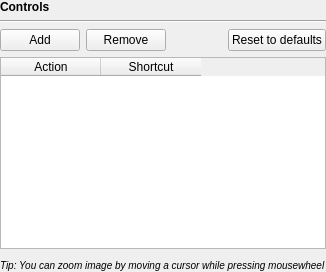
         <widget class="QWidget" name="Controls">
          <layout class="QVBoxLayout" name="verticalLayout_28">
           <property name="leftMargin">
            <number>0</number>
           </property>
           <property name="topMargin">
            <number>0</number>
           </property>
           <property name="rightMargin">
            <number>0</number>
           </property>
           <property name="bottomMargin">
            <number>0</number>
           </property>
           <item>
            <widget class="QLabel" name="title4">
             <property name="font">
              <font>
               <weight>75</weight>
               <bold>true</bold>
              </font>
             </property>
             <property name="text">
              <string>Controls</string>
             </property>
            </widget>
           </item>
           <item>
            <widget class="Line" name="line_10">
             <property name="orientation">
              <enum>Qt::Horizontal</enum>
             </property>
            </widget>
           </item>
           <item>
            <layout class="QHBoxLayout" name="horizontalLayout_2">
             <item>
              <widget class="QPushButton" name="pushButton_2">
               <property name="sizePolicy">
                <sizepolicy hsizetype="Minimum" vsizetype="Minimum">
                 <horstretch>0</horstretch>
                 <verstretch>0</verstretch>
                </sizepolicy>
               </property>
               <property name="minimumSize">
                <size>
                 <width>0</width>
                 <height>0</height>
                </size>
               </property>
               <property name="text">
                <string>Add</string>
               </property>
              </widget>
             </item>
             <item>
              <widget class="QPushButton" name="pushButton_4">
               <property name="sizePolicy">
                <sizepolicy hsizetype="Minimum" vsizetype="Minimum">
                 <horstretch>0</horstretch>
                 <verstretch>0</verstretch>
                </sizepolicy>
               </property>
               <property name="minimumSize">
                <size>
                 <width>0</width>
                 <height>0</height>
                </size>
               </property>
               <property name="text">
                <string>Remove</string>
               </property>
              </widget>
             </item>
             <item>
              <spacer name="horizontalSpacer_2">
               <property name="orientation">
                <enum>Qt::Horizontal</enum>
               </property>
               <property name="sizeType">
                <enum>QSizePolicy::MinimumExpanding</enum>
               </property>
               <property name="sizeHint" stdset="0">
                <size>
                 <width>20</width>
                 <height>20</height>
                </size>
               </property>
              </spacer>
             </item>
             <item>
              <widget class="QPushButton" name="pushButton_3">
               <property name="sizePolicy">
                <sizepolicy hsizetype="Minimum" vsizetype="Minimum">
                 <horstretch>0</horstretch>
                 <verstretch>0</verstretch>
                </sizepolicy>
               </property>
               <property name="minimumSize">
                <size>
                 <width>0</width>
                 <height>0</height>
                </size>
               </property>
               <property name="text">
                <string>Reset to defaults</string>
               </property>
              </widget>
             </item>
            </layout>
           </item>
           <item>
            <widget class="QTableWidget" name="shortcutsTableWidget">
             <property name="editTriggers">
              <set>QAbstractItemView::NoEditTriggers</set>
             </property>
             <property name="alternatingRowColors">
              <bool>true</bool>
             </property>
             <property name="selectionMode">
              <enum>QAbstractItemView::SingleSelection</enum>
             </property>
             <property name="selectionBehavior">
              <enum>QAbstractItemView::SelectRows</enum>
             </property>
             <property name="sortingEnabled">
              <bool>false</bool>
             </property>
             <attribute name="verticalHeaderVisible">
              <bool>false</bool>
             </attribute>
             <column>
              <property name="text">
               <string>Action</string>
              </property>
             </column>
             <column>
              <property name="text">
               <string>Shortcut</string>
              </property>
             </column>
            </widget>
           </item>
           <item>
            <spacer name="verticalSpacer_15">
             <property name="orientation">
              <enum>Qt::Vertical</enum>
             </property>
             <property name="sizeType">
              <enum>QSizePolicy::Fixed</enum>
             </property>
             <property name="sizeHint" stdset="0">
              <size>
               <width>20</width>
               <height>4</height>
              </size>
             </property>
            </spacer>
           </item>
           <item>
            <widget class="QLabel" name="label_21">
             <property name="text">
              <string>&lt;i&gt;&lt;small&gt;Tip: You can zoom image by moving a cursor while pressing mousewheel&lt;/small&gt;&lt;/i&gt;</string>
             </property>
            </widget>
           </item>
          </layout>
         </widget>
